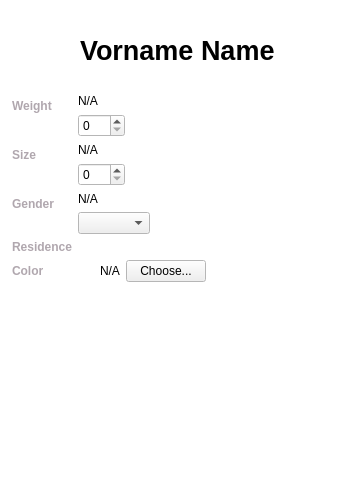
<?xml version="1.0" encoding="UTF-8"?>
<ui version="4.0">
 <class>PlayerWidget</class>
 <widget class="QWidget" name="PlayerWidget">
  <property name="geometry">
   <rect>
    <x>0</x>
    <y>0</y>
    <width>360</width>
    <height>480</height>
   </rect>
  </property>
  <property name="sizePolicy">
   <sizepolicy hsizetype="MinimumExpanding" vsizetype="MinimumExpanding">
    <horstretch>1</horstretch>
    <verstretch>1</verstretch>
   </sizepolicy>
  </property>
  <property name="palette">
   <palette>
    <active>
     <colorrole role="Base">
      <brush brushstyle="SolidPattern">
       <color alpha="255">
        <red>255</red>
        <green>255</green>
        <blue>255</blue>
       </color>
      </brush>
     </colorrole>
     <colorrole role="Window">
      <brush brushstyle="SolidPattern">
       <color alpha="255">
        <red>255</red>
        <green>255</green>
        <blue>255</blue>
       </color>
      </brush>
     </colorrole>
    </active>
    <inactive>
     <colorrole role="Base">
      <brush brushstyle="SolidPattern">
       <color alpha="255">
        <red>255</red>
        <green>255</green>
        <blue>255</blue>
       </color>
      </brush>
     </colorrole>
     <colorrole role="Window">
      <brush brushstyle="SolidPattern">
       <color alpha="255">
        <red>255</red>
        <green>255</green>
        <blue>255</blue>
       </color>
      </brush>
     </colorrole>
    </inactive>
    <disabled>
     <colorrole role="Base">
      <brush brushstyle="SolidPattern">
       <color alpha="255">
        <red>255</red>
        <green>255</green>
        <blue>255</blue>
       </color>
      </brush>
     </colorrole>
     <colorrole role="Window">
      <brush brushstyle="SolidPattern">
       <color alpha="255">
        <red>255</red>
        <green>255</green>
        <blue>255</blue>
       </color>
      </brush>
     </colorrole>
    </disabled>
   </palette>
  </property>
  <property name="windowTitle">
   <string>Form</string>
  </property>
  <layout class="QVBoxLayout" name="verticalLayout" stretch="0,0">
   <property name="sizeConstraint">
    <enum>QLayout::SetMinAndMaxSize</enum>
   </property>
   <property name="margin">
    <number>12</number>
   </property>
   <item>
    <layout class="QGridLayout" name="gridLayout" rowstretch="0" columnstretch="0,0">
     <property name="sizeConstraint">
      <enum>QLayout::SetMinAndMaxSize</enum>
     </property>
     <property name="topMargin">
      <number>20</number>
     </property>
     <item row="0" column="0">
      <layout class="QFormLayout" name="formLayout">
       <property name="sizeConstraint">
        <enum>QLayout::SetDefaultConstraint</enum>
       </property>
       <property name="fieldGrowthPolicy">
        <enum>QFormLayout::FieldsStayAtSizeHint</enum>
       </property>
       <property name="verticalSpacing">
        <number>-1</number>
       </property>
       <item row="0" column="0">
        <layout class="QVBoxLayout" name="verticalLayoutAvatar"/>
       </item>
       <item row="0" column="1">
        <layout class="QVBoxLayout" name="verticalLayout_4">
         <property name="spacing">
          <number>0</number>
         </property>
         <property name="leftMargin">
          <number>0</number>
         </property>
         <property name="topMargin">
          <number>0</number>
         </property>
         <item>
          <widget class="QLineEdit" name="lineEditName">
           <property name="enabled">
            <bool>true</bool>
           </property>
           <property name="minimumSize">
            <size>
             <width>0</width>
             <height>30</height>
            </size>
           </property>
           <property name="font">
            <font>
             <pointsize>20</pointsize>
             <weight>75</weight>
             <bold>true</bold>
            </font>
           </property>
           <property name="text">
            <string>Vorname Name</string>
           </property>
           <property name="frame">
            <bool>false</bool>
           </property>
           <property name="readOnly">
            <bool>true</bool>
           </property>
          </widget>
         </item>
        </layout>
       </item>
       <item row="1" column="0">
        <spacer name="verticalSpacer">
         <property name="orientation">
          <enum>Qt::Vertical</enum>
         </property>
         <property name="sizeHint" stdset="0">
          <size>
           <width>17</width>
           <height>13</height>
          </size>
         </property>
        </spacer>
       </item>
       <item row="3" column="0">
        <widget class="QLabel" name="labelWeight">
         <property name="font">
          <font>
           <weight>75</weight>
           <bold>true</bold>
          </font>
         </property>
         <property name="styleSheet">
          <string notr="true">QLabel {
color: rgb(176, 167, 174);
}</string>
         </property>
         <property name="text">
          <string>Weight</string>
         </property>
        </widget>
       </item>
       <item row="3" column="1">
        <layout class="QVBoxLayout" name="verticalLayoutWeight">
         <item>
          <widget class="QLabel" name="labelWeightValue">
           <property name="text">
            <string>N/A</string>
           </property>
          </widget>
         </item>
         <item>
          <widget class="QSpinBox" name="spinBoxWeight">
           <property name="maximum">
            <number>150</number>
           </property>
          </widget>
         </item>
        </layout>
       </item>
       <item row="5" column="0">
        <widget class="QLabel" name="labelSize">
         <property name="font">
          <font>
           <weight>75</weight>
           <bold>true</bold>
          </font>
         </property>
         <property name="styleSheet">
          <string notr="true">QLabel {
color: rgb(176, 167, 174);
}</string>
         </property>
         <property name="text">
          <string>Size</string>
         </property>
        </widget>
       </item>
       <item row="5" column="1">
        <layout class="QVBoxLayout" name="verticalLayoutSize">
         <item>
          <widget class="QLabel" name="labelSizeValue">
           <property name="minimumSize">
            <size>
             <width>0</width>
             <height>0</height>
            </size>
           </property>
           <property name="text">
            <string>N/A</string>
           </property>
          </widget>
         </item>
         <item>
          <widget class="QSpinBox" name="spinBoxSize">
           <property name="maximum">
            <number>250</number>
           </property>
          </widget>
         </item>
        </layout>
       </item>
       <item row="7" column="0">
        <widget class="QLabel" name="labelGender">
         <property name="font">
          <font>
           <weight>75</weight>
           <bold>true</bold>
          </font>
         </property>
         <property name="styleSheet">
          <string notr="true">QLabel {
color: rgb(176, 167, 174);
}</string>
         </property>
         <property name="text">
          <string>Gender</string>
         </property>
        </widget>
       </item>
       <item row="7" column="1">
        <layout class="QVBoxLayout" name="verticalLayoutGender">
         <item>
          <widget class="QLabel" name="labelGenderValue">
           <property name="text">
            <string>N/A</string>
           </property>
          </widget>
         </item>
         <item>
          <widget class="QComboBox" name="comboBoxGender"/>
         </item>
        </layout>
       </item>
       <item row="9" column="0">
        <widget class="QLabel" name="labelResidence">
         <property name="font">
          <font>
           <weight>75</weight>
           <bold>true</bold>
          </font>
         </property>
         <property name="styleSheet">
          <string notr="true">QLabel {
color: rgb(176, 167, 174);
}</string>
         </property>
         <property name="text">
          <string>Residence</string>
         </property>
        </widget>
       </item>
       <item row="11" column="0">
        <widget class="QLabel" name="labelColor">
         <property name="font">
          <font>
           <weight>75</weight>
           <bold>true</bold>
          </font>
         </property>
         <property name="styleSheet">
          <string notr="true">QLabel {
color: rgb(176, 167, 174);
}</string>
         </property>
         <property name="text">
          <string>Color</string>
         </property>
        </widget>
       </item>
       <item row="11" column="1">
        <layout class="QHBoxLayout" name="horizontalLayoutColor">
         <property name="leftMargin">
          <number>0</number>
         </property>
         <item>
          <widget class="QGraphicsView" name="graphicsViewColor">
           <property name="sizePolicy">
            <sizepolicy hsizetype="Fixed" vsizetype="Fixed">
             <horstretch>0</horstretch>
             <verstretch>0</verstretch>
            </sizepolicy>
           </property>
           <property name="minimumSize">
            <size>
             <width>16</width>
             <height>16</height>
            </size>
           </property>
           <property name="maximumSize">
            <size>
             <width>16</width>
             <height>16</height>
            </size>
           </property>
           <property name="frameShape">
            <enum>QFrame::NoFrame</enum>
           </property>
           <property name="frameShadow">
            <enum>QFrame::Raised</enum>
           </property>
           <property name="interactive">
            <bool>false</bool>
           </property>
           <property name="alignment">
            <set>Qt::AlignLeading|Qt::AlignLeft|Qt::AlignTop</set>
           </property>
           <property name="transformationAnchor">
            <enum>QGraphicsView::AnchorUnderMouse</enum>
           </property>
          </widget>
         </item>
         <item>
          <widget class="QLabel" name="labelColorValue">
           <property name="text">
            <string>N/A</string>
           </property>
          </widget>
         </item>
         <item>
          <widget class="QPushButton" name="pushButtonChooseColor">
           <property name="text">
            <string>Choose...</string>
           </property>
          </widget>
         </item>
        </layout>
       </item>
       <item row="9" column="1">
        <layout class="QVBoxLayout" name="verticalLayoutResidence"/>
       </item>
      </layout>
     </item>
    </layout>
   </item>
   <item>
    <spacer name="verticalSpacer_2">
     <property name="orientation">
      <enum>Qt::Vertical</enum>
     </property>
     <property name="sizeHint" stdset="0">
      <size>
       <width>20</width>
       <height>40</height>
      </size>
     </property>
    </spacer>
   </item>
  </layout>
 </widget>
 <resources/>
 <connections/>
</ui>
